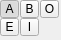
  <widget class="QFrame" name="frame_3">
   <property name="geometry">
    <rect>
     <x>244</x>
     <y>4</y>
     <width>61</width>
     <height>40</height>
    </rect>
   </property>
   <property name="frameShape">
    <enum>QFrame::NoFrame</enum>
   </property>
   <property name="frameShadow">
    <enum>QFrame::Plain</enum>
   </property>
   <widget class="QToolButton" name="toolButtonEdge">
    <property name="geometry">
     <rect>
      <x>0</x>
      <y>18</y>
      <width>19</width>
      <height>18</height>
     </rect>
    </property>
    <property name="text">
     <string>E</string>
    </property>
    <property name="checkable">
     <bool>true</bool>
    </property>
    <property name="checked">
     <bool>false</bool>
    </property>
    <property name="autoExclusive">
     <bool>true</bool>
    </property>
   </widget>
   <widget class="QToolButton" name="toolButtonArea">
    <property name="geometry">
     <rect>
      <x>0</x>
      <y>0</y>
      <width>19</width>
      <height>18</height>
     </rect>
    </property>
    <property name="text">
     <string>A</string>
    </property>
    <property name="checkable">
     <bool>true</bool>
    </property>
    <property name="checked">
     <bool>true</bool>
    </property>
    <property name="autoExclusive">
     <bool>true</bool>
    </property>
   </widget>
   <widget class="QToolButton" name="toolButtonInside">
    <property name="geometry">
     <rect>
      <x>20</x>
      <y>18</y>
      <width>19</width>
      <height>18</height>
     </rect>
    </property>
    <property name="text">
     <string>I</string>
    </property>
    <property name="checkable">
     <bool>true</bool>
    </property>
    <property name="checked">
     <bool>false</bool>
    </property>
    <property name="autoExclusive">
     <bool>true</bool>
    </property>
   </widget>
   <widget class="QToolButton" name="toolButtonBeforeShrink">
    <property name="geometry">
     <rect>
      <x>20</x>
      <y>0</y>
      <width>19</width>
      <height>18</height>
     </rect>
    </property>
    <property name="text">
     <string>B</string>
    </property>
    <property name="checkable">
     <bool>true</bool>
    </property>
    <property name="checked">
     <bool>false</bool>
    </property>
    <property name="autoExclusive">
     <bool>true</bool>
    </property>
   </widget>
   <widget class="QToolButton" name="toolButtonOmitMatchLineArea">
    <property name="geometry">
     <rect>
      <x>40</x>
      <y>0</y>
      <width>19</width>
      <height>18</height>
     </rect>
    </property>
    <property name="text">
     <string>O</string>
    </property>
    <property name="checkable">
     <bool>true</bool>
    </property>
    <property name="checked">
     <bool>false</bool>
    </property>
    <property name="autoExclusive">
     <bool>false</bool>
    </property>
   </widget>
  </widget>
